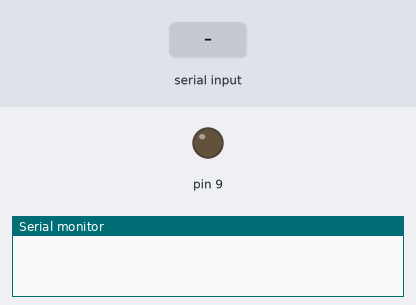
The sketch below on a simulated Arduino Uno, built with avr-gcc and run on an emulated ATmega328P. Parts: output pins drawn as LEDs (lit = HIGH), the last lines printed to the serial monitor. The test bench sets the inputs (shaded band).

Above: at 1.2 s.
1.3 s: "a" received over Serial
At 2.5 s:
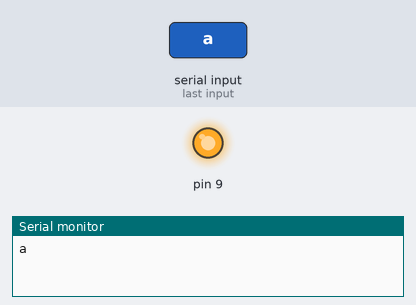
2.8 s: "1" received over Serial
At 3.7 s:
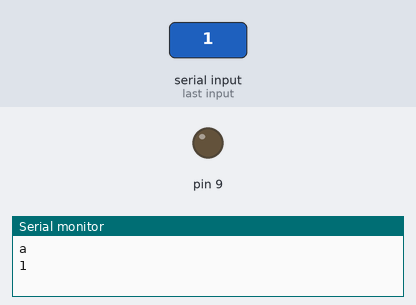
Timing chart, 0 to 5.8 s (numbered marks = the images above; inputs shaded):
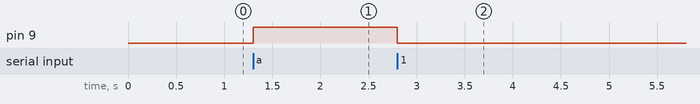

The sketch:

_arduino_test.ino
```cpp
char cmd;

void setup() {
  Serial.begin(9600);
  pinMode(9, OUTPUT);
}

void loop() {
  if(Serial.available()){
    cmd = Serial.read();
    Serial.println(cmd);
    if(cmd == 'a') digitalWrite(9, HIGH);
    else digitalWrite(9, LOW);
  }
}
```

Measured:
- after the input at 1.3 s, pin 9: LOW → HIGH at once
- after the input at 2.8 s, pin 9: HIGH → LOW at once
